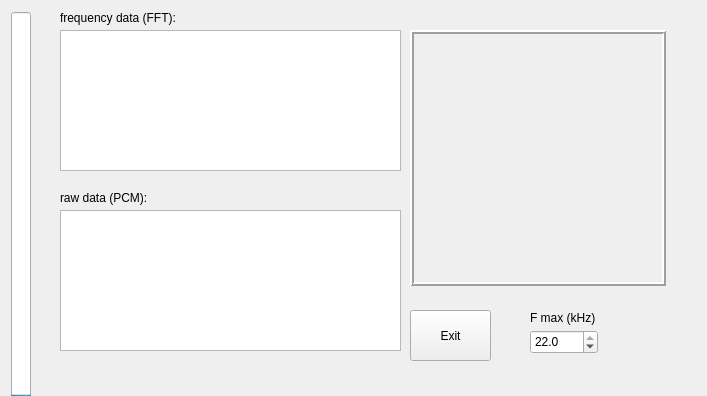
<?xml version="1.0" encoding="UTF-8"?>
<ui version="4.0">
 <class>MainWindow</class>
 <widget class="QMainWindow" name="MainWindow">
  <property name="geometry">
   <rect>
    <x>0</x>
    <y>0</y>
    <width>707</width>
    <height>396</height>
   </rect>
  </property>
  <property name="windowTitle">
   <string>MainWindow</string>
  </property>
  <widget class="QWidget" name="centralwidget">
   <widget class="QProgressBar" name="pbLevel">
    <property name="enabled">
     <bool>true</bool>
    </property>
    <property name="geometry">
     <rect>
      <x>11</x>
      <y>12</y>
      <width>20</width>
      <height>441</height>
     </rect>
    </property>
    <property name="minimumSize">
     <size>
      <width>0</width>
      <height>360</height>
     </size>
    </property>
    <property name="maximum">
     <number>1000</number>
    </property>
    <property name="value">
     <number>123</number>
    </property>
    <property name="textVisible">
     <bool>false</bool>
    </property>
    <property name="orientation">
     <enum>Qt::Vertical</enum>
    </property>
   </widget>
   <widget class="QFrame" name="frame">
    <property name="geometry">
     <rect>
      <x>60</x>
      <y>10</y>
      <width>621</width>
      <height>361</height>
     </rect>
    </property>
    <property name="frameShape">
     <enum>QFrame::NoFrame</enum>
    </property>
    <property name="frameShadow">
     <enum>QFrame::Plain</enum>
    </property>
    <widget class="QLabel" name="label">
     <property name="geometry">
      <rect>
       <x>0</x>
       <y>0</y>
       <width>132</width>
       <height>16</height>
      </rect>
     </property>
     <property name="text">
      <string>frequency data (FFT):</string>
     </property>
    </widget>
    <widget class="PlotWidget" name="grFFT">
     <property name="geometry">
      <rect>
       <x>0</x>
       <y>20</y>
       <width>341</width>
       <height>141</height>
      </rect>
     </property>
    </widget>
    <widget class="QLabel" name="label_2">
     <property name="geometry">
      <rect>
       <x>0</x>
       <y>180</y>
       <width>99</width>
       <height>16</height>
      </rect>
     </property>
     <property name="text">
      <string>raw data (PCM):</string>
     </property>
    </widget>
    <widget class="PlotWidget" name="grPCM">
     <property name="geometry">
      <rect>
       <x>0</x>
       <y>200</y>
       <width>341</width>
       <height>141</height>
      </rect>
     </property>
    </widget>
    <widget class="QLabel" name="label_3">
     <property name="geometry">
      <rect>
       <x>350</x>
       <y>20</y>
       <width>256</width>
       <height>256</height>
      </rect>
     </property>
     <property name="autoFillBackground">
      <bool>false</bool>
     </property>
     <property name="frameShape">
      <enum>QFrame::Box</enum>
     </property>
     <property name="frameShadow">
      <enum>QFrame::Raised</enum>
     </property>
     <property name="lineWidth">
      <number>2</number>
     </property>
     <property name="text">
      <string/>
     </property>
     <property name="scaledContents">
      <bool>true</bool>
     </property>
    </widget>
    <widget class="QPushButton" name="exitButton">
     <property name="geometry">
      <rect>
       <x>350</x>
       <y>300</y>
       <width>81</width>
       <height>51</height>
      </rect>
     </property>
     <property name="text">
      <string>Exit</string>
     </property>
    </widget>
    <widget class="QDoubleSpinBox" name="freqSpinBox">
     <property name="geometry">
      <rect>
       <x>470</x>
       <y>320</y>
       <width>68</width>
       <height>24</height>
      </rect>
     </property>
     <property name="decimals">
      <number>1</number>
     </property>
     <property name="minimum">
      <double>2.600000000000000</double>
     </property>
     <property name="maximum">
      <double>22.000000000000000</double>
     </property>
     <property name="singleStep">
      <double>0.200000000000000</double>
     </property>
     <property name="value">
      <double>22.000000000000000</double>
     </property>
    </widget>
    <widget class="QLabel" name="label_4">
     <property name="geometry">
      <rect>
       <x>470</x>
       <y>300</y>
       <width>81</width>
       <height>16</height>
      </rect>
     </property>
     <property name="text">
      <string>F max (kHz)</string>
     </property>
    </widget>
   </widget>
  </widget>
 </widget>
 <customwidgets>
  <customwidget>
   <class>PlotWidget</class>
   <extends>QGraphicsView</extends>
   <header>pyqtgraph</header>
  </customwidget>
 </customwidgets>
 <resources/>
 <connections/>
</ui>
